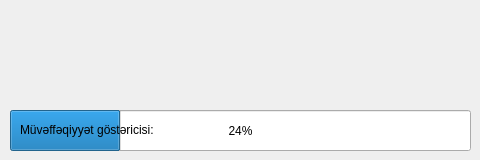
<?xml version="1.0" encoding="UTF-8"?>
<ui version="4.0">
 <class>Result</class>
 <widget class="QDialog" name="Result">
  <property name="geometry">
   <rect>
    <x>0</x>
    <y>0</y>
    <width>480</width>
    <height>160</height>
   </rect>
  </property>
  <property name="windowTitle">
   <string>Nəticə</string>
  </property>
  <widget class="QProgressBar" name="progressBar">
   <property name="geometry">
    <rect>
     <x>10</x>
     <y>110</y>
     <width>461</width>
     <height>41</height>
    </rect>
   </property>
   <property name="value">
    <number>24</number>
   </property>
  </widget>
  <widget class="QLabel" name="label">
   <property name="geometry">
    <rect>
     <x>10</x>
     <y>10</y>
     <width>361</width>
     <height>41</height>
    </rect>
   </property>
   <property name="styleSheet">
    <string notr="true">font: oblique 14pt &quot;DejaVu Sans&quot;;</string>
   </property>
   <property name="text">
    <string/>
   </property>
  </widget>
  <widget class="QLabel" name="label_2">
   <property name="geometry">
    <rect>
     <x>360</x>
     <y>10</y>
     <width>111</width>
     <height>41</height>
    </rect>
   </property>
   <property name="styleSheet">
    <string notr="true">font: oblique 14pt &quot;DejaVu Sans&quot;;</string>
   </property>
   <property name="text">
    <string/>
   </property>
  </widget>
  <widget class="QLabel" name="label_3">
   <property name="geometry">
    <rect>
     <x>10</x>
     <y>60</y>
     <width>461</width>
     <height>31</height>
    </rect>
   </property>
   <property name="styleSheet">
    <string notr="true">font: oblique 13pt &quot;DejaVu Sans&quot;;</string>
   </property>
   <property name="text">
    <string/>
   </property>
  </widget>
  <widget class="QLabel" name="label_4">
   <property name="geometry">
    <rect>
     <x>20</x>
     <y>120</y>
     <width>201</width>
     <height>20</height>
    </rect>
   </property>
   <property name="styleSheet">
    <string notr="true">font: oblique 11pt &quot;DejaVu Sans&quot;;</string>
   </property>
   <property name="text">
    <string>Müvəffəqiyyət göstəricisi:</string>
   </property>
  </widget>
 </widget>
 <resources/>
 <connections/>
</ui>
